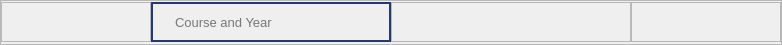
                     <widget class="QFrame" name="frame_32">
                      <property name="minimumSize">
                       <size>
                        <width>0</width>
                        <height>45</height>
                       </size>
                      </property>
                      <property name="maximumSize">
                       <size>
                        <width>16777215</width>
                        <height>45</height>
                       </size>
                      </property>
                      <property name="frameShape">
                       <enum>QFrame::StyledPanel</enum>
                      </property>
                      <property name="frameShadow">
                       <enum>QFrame::Raised</enum>
                      </property>
                      <layout class="QHBoxLayout" name="horizontalLayout_16">
                       <property name="spacing">
                        <number>0</number>
                       </property>
                       <property name="leftMargin">
                        <number>0</number>
                       </property>
                       <property name="topMargin">
                        <number>0</number>
                       </property>
                       <property name="rightMargin">
                        <number>0</number>
                       </property>
                       <property name="bottomMargin">
                        <number>0</number>
                       </property>
                       <item>
                        <widget class="QFrame" name="frame_42">
                         <property name="minimumSize">
                          <size>
                           <width>150</width>
                           <height>40</height>
                          </size>
                         </property>
                         <property name="maximumSize">
                          <size>
                           <width>150</width>
                           <height>40</height>
                          </size>
                         </property>
                         <property name="frameShape">
                          <enum>QFrame::StyledPanel</enum>
                         </property>
                         <property name="frameShadow">
                          <enum>QFrame::Raised</enum>
                         </property>
                        </widget>
                       </item>
                       <item>
                        <widget class="QLineEdit" name="course_year_2">
                         <property name="minimumSize">
                          <size>
                           <width>240</width>
                           <height>40</height>
                          </size>
                         </property>
                         <property name="maximumSize">
                          <size>
                           <width>240</width>
                           <height>40</height>
                          </size>
                         </property>
                         <property name="font">
                          <font>
                           <family>Segoe UI</family>
                           <pointsize>10</pointsize>
                          </font>
                         </property>
                         <property name="styleSheet">
                          <string notr="true">QLineEdit{
	border: 2px solid rgb(40, 57, 113);
	color: rgb(0, 0, 0);
	padding-left: 20px;
	padding-right: 20px;
	background-color: transparent;
}
QLineEdit:hover{
	border: 2px solid rgb(64, 92, 182)
}
QLineEdit:focus{
	border: 2px solid rgb(40, 57, 113);
	background-color: transparent
}</string>
                         </property>
                         <property name="text">
                          <string/>
                         </property>
                         <property name="placeholderText">
                          <string>Course and Year</string>
                         </property>
                        </widget>
                       </item>
                       <item>
                        <widget class="QFrame" name="frame_38">
                         <property name="minimumSize">
                          <size>
                           <width>240</width>
                           <height>40</height>
                          </size>
                         </property>
                         <property name="maximumSize">
                          <size>
                           <width>240</width>
                           <height>40</height>
                          </size>
                         </property>
                         <property name="frameShape">
                          <enum>QFrame::StyledPanel</enum>
                         </property>
                         <property name="frameShadow">
                          <enum>QFrame::Raised</enum>
                         </property>
                         <layout class="QHBoxLayout" name="horizontalLayout_19">
                          <property name="spacing">
                           <number>0</number>
                          </property>
                          <property name="leftMargin">
                           <number>0</number>
                          </property>
                          <property name="topMargin">
                           <number>0</number>
                          </property>
                          <property name="rightMargin">
                           <number>0</number>
                          </property>
                          <property name="bottomMargin">
                           <number>0</number>
                          </property>
                         </layout>
                        </widget>
                       </item>
                       <item>
                        <widget class="QFrame" name="frame_39">
                         <property name="minimumSize">
                          <size>
                           <width>150</width>
                           <height>40</height>
                          </size>
                         </property>
                         <property name="maximumSize">
                          <size>
                           <width>150</width>
                           <height>40</height>
                          </size>
                         </property>
                         <property name="frameShape">
                          <enum>QFrame::StyledPanel</enum>
                         </property>
                         <property name="frameShadow">
                          <enum>QFrame::Raised</enum>
                         </property>
                        </widget>
                       </item>
                      </layout>
                     </widget>
